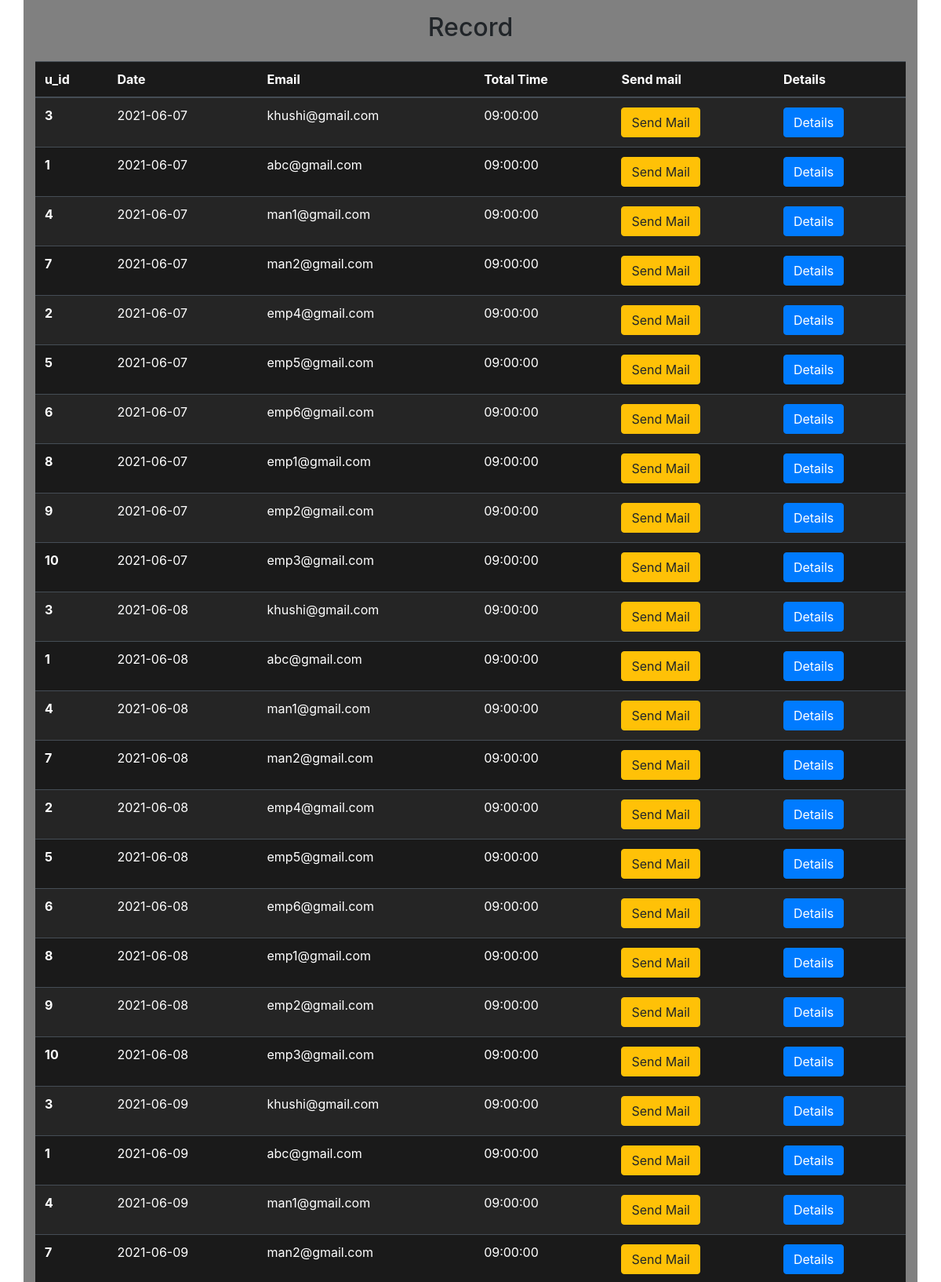
/admin/record.php (signed in, upper part), run on the app's committed database.
### tables this page shows
CREATE TABLE `attendance` (
  `id` int(11) NOT NULL,
  `u_id` int(11) NOT NULL,
  `usertype` varchar(10) NOT NULL,
  `email` varchar(30) NOT NULL,
  `date` date NOT NULL,
  `t_time` time NOT NULL,
  `isactive` int(11) NOT NULL DEFAULT 1
);

### admin/record.php (the view, shortened to what this page needs)
<html>
<head>
    <link rel="stylesheet" href="https://cdnjs.cloudflare.com/ajax/libs/animate.css/4.1.1/animate.min.css"/>
    <link rel="stylesheet" href="https://maxcdn.bootstrapcdn.com/bootstrap/4.5.2/css/bootstrap.min.css">
</head>
<body>
    <div class="container" style="background: grey;" >
    <h2 class="text-center py-3 animate__animated animate__fadeInDown">Record</h2>
    <table class="table table-striped table-dark animate__animated animate__fadeInDown" style="background: rgba(0,0,0,0.8);">
    <thead>
        <?php
require 'dbconnect.php';
$qry = "SELECT * FROM attendance";
$rs = mysqli_query($conn,$qry);
?>
        <tr>
        <th scope="col">u_id</th>
        <th scope="col">Date</th>
        <th scope="col">Email</th>
        <th scope="col">Total Time</th>
        <th scope="col">Send mail</th>
        <th scope="col">Details</th>
        </tr>
    </thead>
    <tbody>
        <?php
        if(mysqli_num_rows($rs)>0)
        {
            while($row=mysqli_fetch_assoc($rs))
            {   $t=$row['t_time'];
                $p="08:00:00";
                if(strtotime($t)<strtotime($p))
                {
                ?>
                    <tr style="background-color: RED;">
                    <th scope="row"><?php echo $row['u_id'];?></th>
                    <td><?php echo $row['date'];?></td>
                    <td><?php echo $row['email'];?></td>
                    <td><?php echo $row['t_time'];?></td>
                    <td><a class="btn btn-warning" href="sendmail.php?email=<?php echo $row['email']?>">Send Mail</a></td>
                    <td><a class="btn btn-primary" href="detail.php?u_id=<?php echo $row['u_id']?> & date=<?php echo $row['date']?>">Details</a></td>
                    </tr>
                <?php
                }
                else
                {
                ?>
                <tr>
                    <th scope="row"><?php echo $row['u_id'];?></th>
                    <td><?php echo $row['date'];?></td>
                    <td><?php echo $row['email'];?></td>
                    <td><?php echo $row['t_time'];?></td>
                    <td><a class="btn btn-warning" href="sendmail.php?email=<?php echo $row['email']?>">Send Mail</a></td>
                    <td><a class="btn btn-primary" href="detail.php?u_id=<?php echo $row['u_id'];?> & date=<?php echo $row['date']?>">Details</a></td>
                </tr>
                <?php
                }
            }
        }
    ?>
    </tbody>
    </table>
    </div>
</body>
</html>

### data on the page
attendance: u "3", date "2021-06-07", email "khushi@gmail.com", t_time "09:00:00"
attendance: u "1", date "2021-06-07", email "abc@gmail.com", t_time "09:00:00"
attendance: u "4", date "2021-06-07", email "man1@gmail.com", t_time "09:00:00"
attendance: u "7", date "2021-06-07", email "man2@gmail.com", t_time "09:00:00"
attendance: u "2", date "2021-06-07", email "emp4@gmail.com", t_time "09:00:00"
attendance: u "5", date "2021-06-07", email "emp5@gmail.com", t_time "09:00:00"
attendance: u "6", date "2021-06-07", email "emp6@gmail.com", t_time "09:00:00"
attendance: u "8", date "2021-06-07", email "emp1@gmail.com", t_time "09:00:00"
attendance: u "9", date "2021-06-07", email "emp2@gmail.com", t_time "09:00:00"
attendance: u "10", date "2021-06-07", email "emp3@gmail.com", t_time "09:00:00"
attendance: u "3", date "2021-06-08", email "khushi@gmail.com", t_time "09:00:00"
attendance: u "1", date "2021-06-08", email "abc@gmail.com", t_time "09:00:00"
attendance: u "4", date "2021-06-08", email "man1@gmail.com", t_time "09:00:00"
attendance: u "7", date "2021-06-08", email "man2@gmail.com", t_time "09:00:00"
attendance: u "2", date "2021-06-08", email "emp4@gmail.com", t_time "09:00:00"
attendance: u "5", date "2021-06-08", email "emp5@gmail.com", t_time "09:00:00"
attendance: u "6", date "2021-06-08", email "emp6@gmail.com", t_time "09:00:00"
attendance: u "8", date "2021-06-08", email "emp1@gmail.com", t_time "09:00:00"
attendance: u "9", date "2021-06-08", email "emp2@gmail.com", t_time "09:00:00"
attendance: u "10", date "2021-06-08", email "emp3@gmail.com", t_time "09:00:00"
attendance: u "3", date "2021-06-09", email "khushi@gmail.com", t_time "09:00:00"
attendance: u "1", date "2021-06-09", email "abc@gmail.com", t_time "09:00:00"
attendance: u "4", date "2021-06-09", email "man1@gmail.com", t_time "09:00:00"
attendance: u "7", date "2021-06-09", email "man2@gmail.com", t_time "09:00:00"
